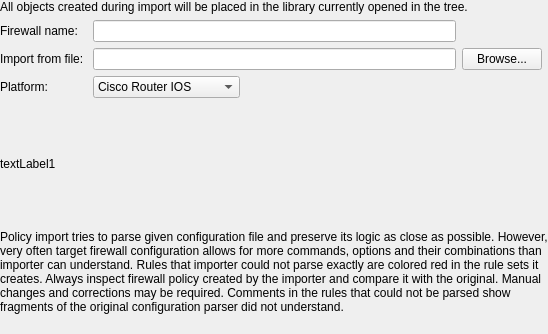
     <widget class="QWidget" name="WizardPage2">
      <layout class="QGridLayout">
       <property name="margin" stdset="0">
        <number>0</number>
       </property>
       <item row="0" column="0" colspan="4">
        <widget class="QLabel" name="textLabel4_2">
         <property name="text">
          <string>All objects created during import will be placed in the library currently opened in the tree.</string>
         </property>
         <property name="alignment">
          <set>Qt::AlignmentFlag::AlignVCenter</set>
         </property>
         <property name="wordWrap">
          <bool>true</bool>
         </property>
        </widget>
       </item>
       <item row="11" column="1">
        <spacer>
         <property name="orientation">
          <enum>Qt::Orientation::Vertical</enum>
         </property>
         <property name="sizeType">
          <enum>QSizePolicy::Policy::Expanding</enum>
         </property>
         <property name="sizeHint" stdset="0">
          <size>
           <width>20</width>
           <height>20</height>
          </size>
         </property>
        </spacer>
       </item>
       <item row="10" column="0" colspan="4">
        <widget class="QLabel" name="textLabel2_4">
         <property name="text">
          <string>Policy import tries to parse given configuration file and preserve its logic as close as possible. However, very often target firewall configuration allows for more commands, options and their combinations than importer can understand. Rules that importer could not parse exactly are colored red in the rule sets it creates. Always inspect firewall policy created by the importer and compare it with the original. Manual changes and corrections may be required. Comments in the rules that could not be parsed show fragments of the original configuration parser did not understand.</string>
         </property>
         <property name="alignment">
          <set>Qt::AlignmentFlag::AlignVCenter</set>
         </property>
         <property name="wordWrap">
          <bool>true</bool>
         </property>
        </widget>
       </item>
       <item row="6" column="0">
        <widget class="QLabel" name="textLabel2_3">
         <property name="text">
          <string>Platform:</string>
         </property>
         <property name="wordWrap">
          <bool>false</bool>
         </property>
        </widget>
       </item>
       <item row="8" column="0" colspan="4">
        <widget class="QLabel" name="import_text">
         <property name="minimumSize">
          <size>
           <width>0</width>
           <height>100</height>
          </size>
         </property>
         <property name="text">
          <string>textLabel1</string>
         </property>
         <property name="alignment">
          <set>Qt::AlignmentFlag::AlignVCenter</set>
         </property>
         <property name="wordWrap">
          <bool>true</bool>
         </property>
        </widget>
       </item>
       <item row="9" column="1">
        <spacer>
         <property name="orientation">
          <enum>Qt::Orientation::Vertical</enum>
         </property>
         <property name="sizeType">
          <enum>QSizePolicy::Policy::Fixed</enum>
         </property>
         <property name="sizeHint" stdset="0">
          <size>
           <width>20</width>
           <height>10</height>
          </size>
         </property>
        </spacer>
       </item>
       <item row="7" column="1">
        <spacer>
         <property name="orientation">
          <enum>Qt::Orientation::Vertical</enum>
         </property>
         <property name="sizeType">
          <enum>QSizePolicy::Policy::Fixed</enum>
         </property>
         <property name="sizeHint" stdset="0">
          <size>
           <width>20</width>
           <height>10</height>
          </size>
         </property>
        </spacer>
       </item>
       <item row="2" column="0">
        <widget class="QLabel" name="label">
         <property name="text">
          <string>Firewall name:</string>
         </property>
        </widget>
       </item>
       <item row="2" column="1">
        <widget class="QLineEdit" name="obj_name"/>
       </item>
       <item row="3" column="0">
        <widget class="QLabel" name="textLabel1_7">
         <property name="text">
          <string>Import from file: </string>
         </property>
         <property name="wordWrap">
          <bool>false</bool>
         </property>
        </widget>
       </item>
       <item row="3" column="1">
        <widget class="QLineEdit" name="import_filename"/>
       </item>
       <item row="3" column="2">
        <widget class="QPushButton" name="import_browse">
         <property name="sizePolicy">
          <sizepolicy hsizetype="Fixed" vsizetype="Fixed">
           <horstretch>0</horstretch>
           <verstretch>0</verstretch>
          </sizepolicy>
         </property>
         <property name="text">
          <string>Browse...</string>
         </property>
        </widget>
       </item>
       <item row="6" column="1">
        <layout class="QHBoxLayout" name="horizontalLayout">
         <item>
          <widget class="QComboBox" name="import_platform">
           <item>
            <property name="text">
             <string>Cisco Router IOS</string>
            </property>
           </item>
           <item>
            <property name="text">
             <string>Cisco PIX, Cisco ASA</string>
            </property>
           </item>
           <item>
            <property name="text">
             <string>iptables</string>
            </property>
           </item>
          </widget>
         </item>
         <item>
          <spacer name="horizontalSpacer">
           <property name="orientation">
            <enum>Qt::Orientation::Horizontal</enum>
           </property>
           <property name="sizeHint" stdset="0">
            <size>
             <width>40</width>
             <height>20</height>
            </size>
           </property>
          </spacer>
         </item>
        </layout>
       </item>
      </layout>
     </widget>
